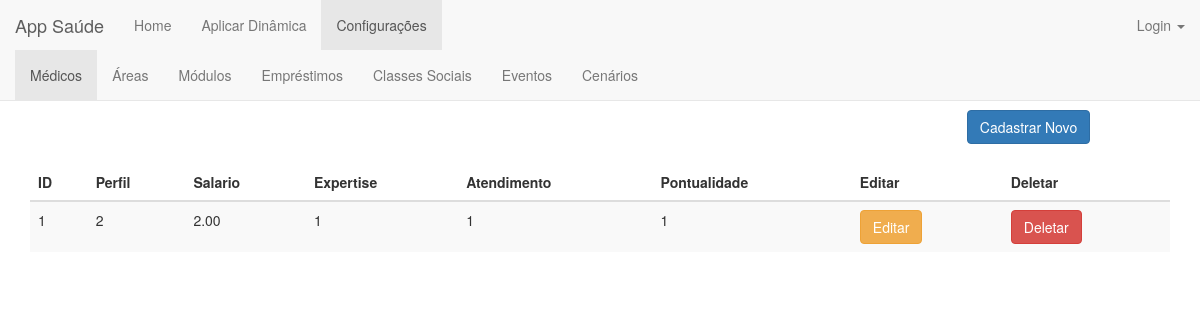
The app's page /medico/, older data.
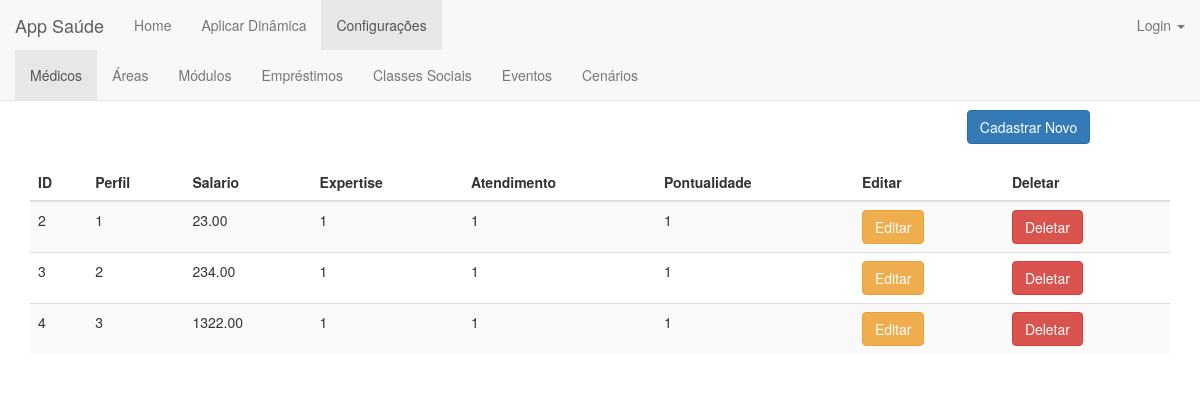
The same page, newer data.
### medico/models.py (models this page shows)
class Medico(models.Model):
    classificacao = ((1,'1'),(2,'2'),(3,'3'))
    id = models.AutoField(u'id', primary_key=True, unique=True)
    perfil = models.IntegerField(validators=[MinValueValidator(1)])
    salario = models.FloatField(validators=[MinValueValidator(0.0)])
    expertise = models.IntegerField(default=1, choices=classificacao)
    atendimento = models.IntegerField(default=1, choices=classificacao)
    pontualidade = models.IntegerField(default=1, choices=classificacao)

### medico/views.py (the view)
def medico_index(request):
    medicos = Medico.objects.order_by('perfil')
    return render(request, 'medico/medico_index.html', {'medicos':medicos})

### medico/templates/medico/medico_index.html (shortened to what this page needs)
{% extends 'home/base_configuracoes.html' %}
{% load staticfiles %}
{% block medico %}class="active"{% endblock %}
{% block body %}
    <div class="container">
        <center><h1>Médicos</h1></center>
        <div align="right" style="margin-right: 7%">
            <a href="{% url 'medico:medico_new' %}"><button type="submit" class="btn btn-primary">Cadastrar Novo</button></a>
        </div>
        <br>
        <table class="table table-striped">
        <thead>
            <tr>
                <th>ID</th>
                <th>Perfil</th>
                <th>Salario</th>
                <th>Expertise</th>
                <th>Atendimento</th>
                <th>Pontualidade</th>
                <th>Editar</th>
                <th>Deletar</th>
            </tr>
        </thead>
        <tbody>
            {% for medico in medicos %}
                <tr>
                    <td>{{medico.id}}</td>
                    <td>{{medico.perfil}}</td>
                    <td>{{medico.salario | floatformat:2}}</td>
                    <td>{{medico.expertise}}</td>
                    <td>{{medico.atendimento}}</td>
                    <td>{{medico.pontualidade}}</td>
                    <td><a href="{% url 'medico:medico_edit' medico.id %}"><button type="button" class="btn btn-warning">Editar</button></a></td>
                    <td><a href="{% url 'medico:medico_delete' medico.id %}"><button type="button" class="btn btn-danger">Deletar</button></a></td>
                </tr>
            {% endfor %}
        </tbody>
        </table>
    </div>
{% endblock body %}

### home/templates/home/base_configuracoes.html (shortened to what this page needs)
{% extends 'base.html' %}
{% block base_configuracoes %}class="active"{% endblock %}
{% block base_configuracoes_navbar %}
        <div class="container-fluid">
            <div class="collapse navbar-collapse" id="bs-example-navbar-collapse-1">
                <ul class="nav navbar-nav">
                     <li {% block medico %}{% endblock %}><a href="{% url 'medico:medico_index' %}">Médicos{% block medico_span %}{% endblock %}</a></li>
                    <li {% block area %}{% endblock %}><a href="{% url 'area:area_index' %}">Áreas{% block area_span %}{% endblock %}</a></li>
                    <li {% block modulo %}{% endblock %}><a href="{% url 'modulo:modulo_index' %}">Módulos{% block modulo_span %}{% endblock %}</a></li>
                    <li {% block emprestimo %}{% endblock %}><a href="{% url 'emprestimo:emprestimo_index' %}">Empréstimos{% block emprestimo_span %}{% endblock %}</a></li>
                    <li {% block classe_social %}{% endblock %}><a href="{% url 'classe_social:classe_social_index' %}">Classes Sociais{% block classe_social_span %}{% endblock %}</a></li>
                    <li {% block evento %}{% endblock %}><a href="{% url 'evento:evento_index' %}">Eventos{% block evento_span %}{% endblock %}</a></li>
                    <li {% block cenario %}{% endblock %}><a href="{% url 'cenario:cenario_index' %}">Cenários{% block cenario_span %}{% endblock %}</a></li>
                </ul>
            </div>
        </div>
{% endblock %}

### home/templates/base.html (shortened to what this page needs)
{% load staticfiles %}
<!DOCTYPE html>
<html lang="en">
<head>
    <link rel="stylesheet" href="http://maxcdn.bootstrapcdn.com/bootstrap/3.3.6/css/bootstrap.min.css">
</head>
<body>
    <nav class="navbar navbar-default navbar-fixed-top">
        <div class="container-fluid">
            <div class="navbar-header">
                <a class="navbar-brand" href="#">App Saúde</a>
            </div>
            <div class="collapse navbar-collapse" id="bs-example-navbar-collapse-1">
                <ul class="nav navbar-nav">
                    <li {% block home %}{% endblock %}><a href="{% url 'home:index' %}">Home{% block home_span %}{% endblock %}</a></li>
                    <li {% block base_aplicar_dinamica %}{% endblock %}><a href="{% url 'home:base_aplicar_dinamica' %}">Aplicar Dinâmica{% block base_aplicar_dinamica_span %}{% endblock %}</a></li>
                    <li {% block base_configuracoes %}{% endblock %}><a href="{% url 'home:base_configuracoes' %}">Configurações{% block base_configuracoes_span %}{% endblock %}</a></li>
                </ul>
                <ul class="nav navbar-nav navbar-right">
                    <li class="dropdown">
                        <a href="#" class="dropdown-toggle" data-toggle="dropdown" role="button" aria-haspopup="true" aria-expanded="false">Login <span class="caret"></span></a>
                    </li>
                </ul>
            </div>
        </div>
    {% block base_configuracoes_navbar %}{% endblock %}
    </nav>
    <br><br>
{% block body %}
{% endblock %}
</body>
</html>

Row changes from the older to the newer data that the page shows:
removed Medico: id "1", perfil "2", salario "2.00", expertise "1", atendimento "1", pontualidade "1"
added Medico: id "2", perfil "1", salario "23.00", expertise "1", atendimento "1", pontualidade "1"
added Medico: id "3", perfil "2", salario "234.00", expertise "1", atendimento "1", pontualidade "1"
added Medico: id "4", perfil "3", salario "1322.00", expertise "1", atendimento "1", pontualidade "1"
